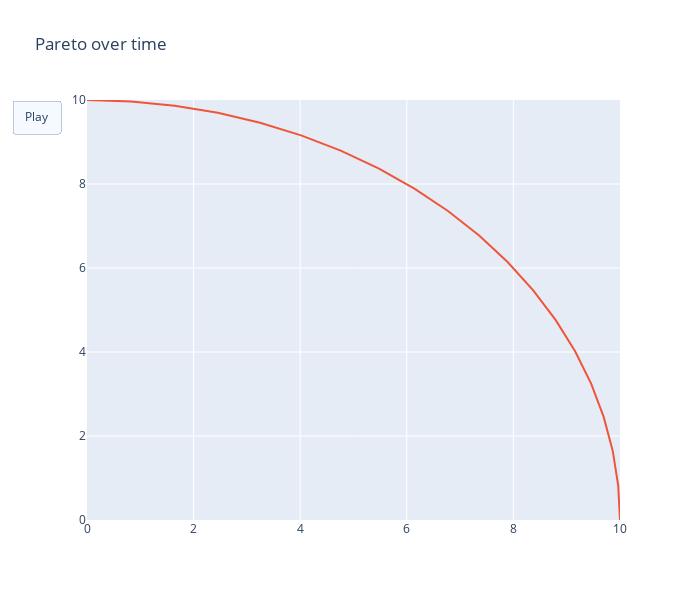

The cell this chart's notebook holds for it:
### Code cell
import plotly.graph_objects as go



# Create figure
fig = go.Figure(
    data=[
        go.Scatter(
            x=objectives_over_time[0]['y0'],
            y=objectives_over_time[0]['y1'],
            mode="markers",
            marker=dict(color="blue", size=10),
            name='observed objectives'
        ),
        go.Scatter(
            x=true_pareto_df['y0'],
            y=true_pareto_df['y1'],
            name='true pareto'
            #mode="markers",
            #marker=dict(color="red", size=10)
        )
    ],
    layout=go.Layout(
        xaxis=dict(range=[0, 10], autorange=False, zeroline=False),
        yaxis=dict(range=[0, 10], autorange=False, zeroline=False),
        title_text="Pareto over time",
        hovermode="closest",
        updatemenus=[dict(type="buttons", buttons=[dict(label="Play", method="animate", args=[None])])],
        width=700,
        height=600
    ),
    frames=[
        go.Frame(
            data=[
                #go.Scatter(
                #    x=true_pareto_df['y0'],
                #    y=true_pareto_df['y1'],
                #    name='true pareto',
                #    mode="lines",
                #    #marker=dict(color="red", size=10)
                #),
                go.Scatter(
                    x=pareto_dfs_over_time[i]['y0'],
                    y=pareto_dfs_over_time[i]['y1'],
                    name='estimated pareto',
                    mode='lines+markers'
                ),
                go.Scatter(
                    x=objectives_over_time[i]['y0'],
                    y=objectives_over_time[i]['y1'],
                    mode="markers",
                    marker=dict(color="blue", size=10),
                    name='observed objectives'
                ),
                
            ]
        )
        for i in objectives_df.index
    ]
)

fig.show()

### Figure 1 — Plotly figure (JSON) as saved in the notebook; plotly's stock layout.template omitted (floating-point values rounded to 4 significant figures; data arrays with more than 128 entries replaced by an {"elided": "..."} marker saying what was removed)
{"data": [{"marker": {"color": "blue", "size": 10}, "mode": "markers", "name": "observed objectives", "type": "scatter", "x": [], "y": []}, {"name": "true pareto", "type": "scatter", "x": {"elided": "400 float values"}, "y": {"elided": "400 float values"}}], "layout": {"height": 600, "hovermode": "closest", "title": {"text": "Pareto over time"}, "updatemenus": [{"buttons": [{"args": [null], "label": "Play", "method": "animate"}], "type": "buttons"}], "width": 700, "xaxis": {"autorange": false, "range": [0, 10], "zeroline": false}, "yaxis": {"autorange": false, "range": [0, 10], "zeroline": false}}}
